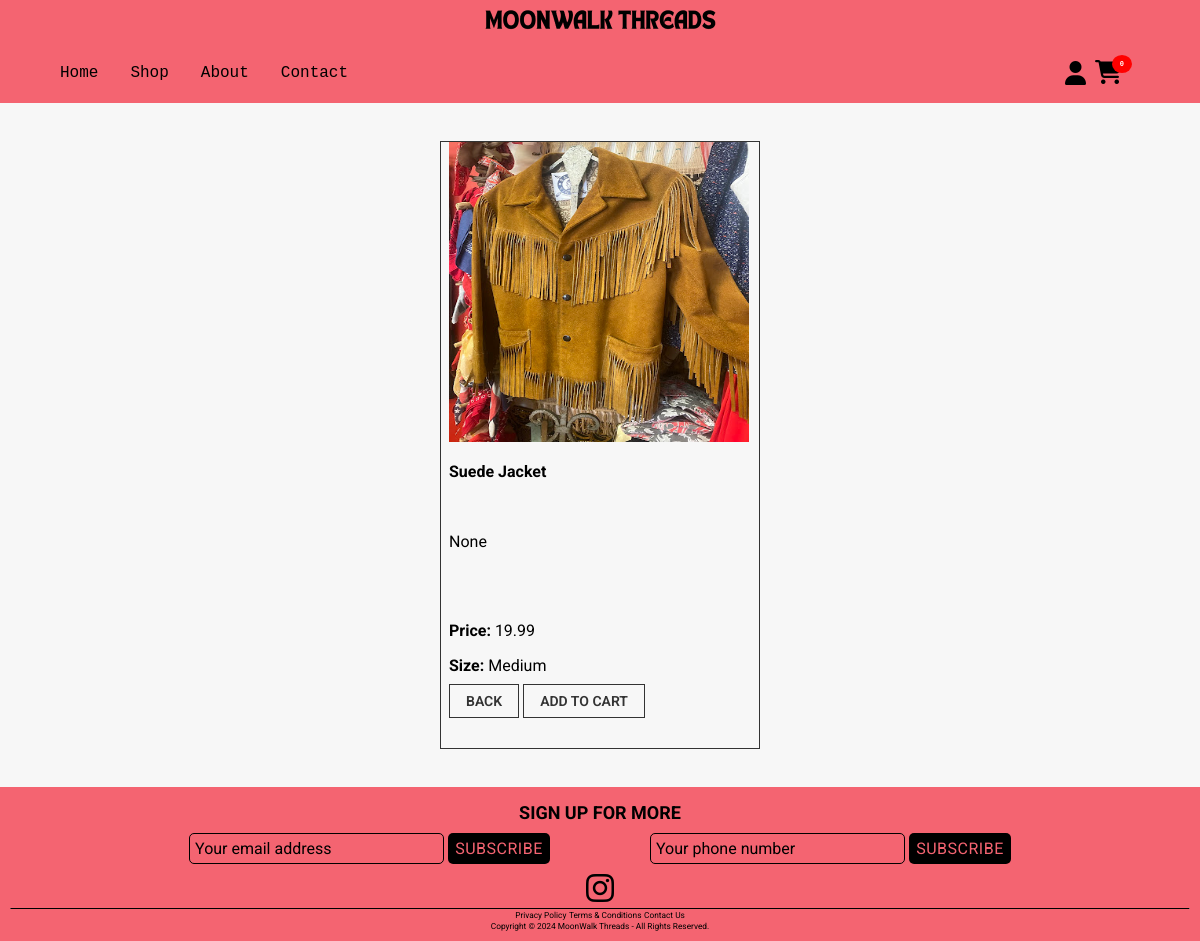
The page /product/8/ on the database its author committed.
### myapp/models.py (models this page shows, shortened)
class Product(models.Model):
    name = models.CharField(max_length=100)
    price= models.DecimalField(default=0, decimal_places=2, max_digits=6)
    category = models.ForeignKey(Category, on_delete=models.CASCADE, default=1)
    size = models.CharField(max_length=20)
    description = models.CharField(max_length=250, default='', blank=True, null=True)
    image = models.ImageField(upload_to='uploads/product/')
    featured = models.BooleanField(default=False)

### myapp/views.py (the view)
# urls.py: path('product/<int:pk>/', views.productDetails, name='productDetails'),
def productDetails(request,pk):
    product = Product.objects.get(id=pk)
    return render(request, 'productDetails.html', {'product': product})

### myapp/context_processors.py (called while the page is built)
def cart_context(request):
    cart_items = []
    cart_item_count = 0
    total_price = 0
    if request.path.startswith("/admin/"):
        return {}  # ✅ Prevent errors in Django Admin
    if request.user.is_authenticated:
        customer = getattr(request.user, "customer", None)  # ✅ Use customer instead of user
        if customer:
            cart_items = Cart.objects.filter(customer=customer)
    else:
        session_key = request.session.session_key
        if session_key:
            cart_items = Cart.objects.filter(session_key=session_key)
    cart_item_count = len(cart_items)
    total_price = sum(item.product.price for item in cart_items)
    return {
        "cart_items": cart_items,
        "cart_item_count": cart_item_count,
        "total_price": total_price,
    }

### myapp/templates/productDetails.html (shortened to what this page needs)
{% extends 'base.html' %}
{% load static %}
{% block content %}
<!DOCTYPE HTML>
<html lang="en">
<br/><br/>
<div class="product-details-card">
      <div class="product-details-img">
        <img src="{{ product.image.url }}" class="productImg" alt="missing img" height="300" width="300">
      </div>
        <div class="card-body">
          <p class="card-title"><strong>{{ product.name }}</strong></p>
          <br/>
          <p class="card-text">{{ product.description }}</p>
          <br/><br/>
          <p><strong>Price: </strong>{{ product.price }}</p>
          <p><strong>Size: </strong>{{ product.size }}</p>
          <div class="product-details-footer">
            <a class="btn btn-secondary" href="{% url 'home' %}">Back</a>
            <a class="btn btn-outline-dark" href="#">Add to cart</a>
          </div>
        </div>
    <br/><br/>
</div>
<br/><br/>
</html>
{% endblock %}

### static/css/homestyles.css (style rules this page uses)
body { margin: 0; font-family: var(--font); }
* { --background_color: #F46471; --font: 'Roboto', sans-serif; --visibile: True; --font_color_title: #FFFFFF; --font_color_timer: #000000; --drop_title: "Spooky Halloween Apparel"; }
a { font-size: 1rem; color: #000; text-decoration: none; }

### static/css/shopstyles.css (style rules this page uses)
:root { --border-color: #E0E0E0; --font-color: #333333; --hover-scale: 1.05; --button-color: #333333; --button-border-color: #333333; --button-hover-color: #F46471; }

### static/css/products.css (style rules this page uses)
:root { --border-color: #E0E0E0; --font-color: #333333; --hover-scale: 1.05; --button-color: #333333; --button-border-color: #333333; --button-hover-color: #F46471; }

### static/css/cart.css (style rules this page uses)
body { font-family: "Roboto", sans-serif; background-color: #f7f7f7; margin: 0; padding: 0; }
* { --font: Roboto; --visibile: True; }

### static/css/checkout.css (style rules this page uses)
* { box-sizing: border-box; }

### static/css/productDetails.css (style rules this page uses)
:root { --border-color: #E0E0E0; --font-color: #333333; --hover-scale: 1.05; --button-color: #333333; --button-border-color: #333333; --button-hover-color: #F46471; }
.product-details-card { border: 1px solid var(--button-border-color); padding-left: .5rem; margin: auto; width: 20rem; }
.product-details-footer .btn { font-size: 0.875rem; color: var(--button-color); border: 1px solid var(--button-border-color); padding: 0.5rem 1rem; transition: background-color 0.3s, color 0.3s; text-transform: uppercase; font-weight: 600; }

### rows shown on the page
Product: image (picture), name "Suede Jacket", description "None", price "19.99", size "Medium"
